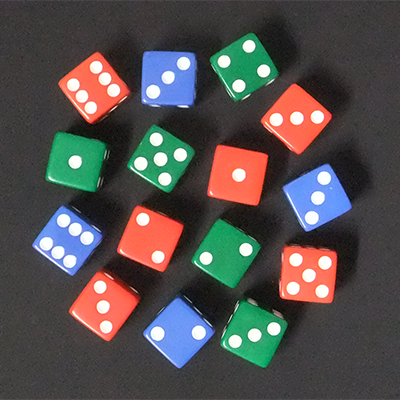
//> input picture ImageRecognition_0619/ImageRecognition_0619_02/Dice.png, 400 x 400 px
$ ./main02   (built with g++ and OpenCV 4)
//> lines starting //> are read from the running program, lines starting //| are printed output that depends on the picture; after the words box and inside, x2 and y2 are one past the last pixel; in counts of white or black regions, pixels touching at a corner belong together
### ImageRecognition_0619/ImageRecognition_0619_02/Timer.h
//参考
//http://vivi.dyndns.org/tech/cpp/timeMeasurement.html

#ifndef __TIMER_H_INCLUDED__
#define __TIMER_H_INCLUDED__
#define NOMINMAX	//windows.hのマクロの定義を回避
#include <windows.h>
class Timer
{
public:
    Timer();
    void  restart();	  // 計測開始時間を保存
    double  elapsed();    // リスタートからの秒数を返す

private:
    DWORD    m_start;    //  計測開始時間
};
#endif

### ImageRecognition_0619/ImageRecognition_0619_02/Timer.cpp
#include "Timer.h";
#pragma comment(lib, "winmm.lib")// timeGetTime() を使った時間計測タイマー クラス
Timer::Timer() { restart(); }
void  Timer::restart()
{
    m_start = timeGetTime();        // 計測開始時間を保存
}
double  Timer::elapsed()    // リスタートからの秒数を返す
{
    DWORD end = timeGetTime();
    return (double)(end - m_start) / 1000;	//秒として返す
}

### ImageRecognition_0619/ImageRecognition_0619_02/main02.cpp
#include <iostream>
#include <opencv2\opencv.hpp>
#include "Timer.h"

//関数のプロトタイプ宣言
void sadTemplate(cv::InputArray tar, cv::InputArray tmp, cv::OutputArray res, int *minx, int *miny);

int main(int argc, const char * argv[]){
	cv::Mat tarimg = cv::imread("Dice.png");	//target画像ファイルの読み込み
//> tarimg is the input picture: 400 rows x 400 cols, CV_8UC3; mean B, G, R 78.1, 78.9, 83.4
	if (tarimg.empty())	//ファイルの読み込み失敗
	{
		std::cout << "tarファイルの読み込みに失敗しました" << std::endl;
		return -1;
	}
	cv::Mat tmpimg = cv::imread("DiceTmp1.png");	//tmp画像ファイルの読み込み
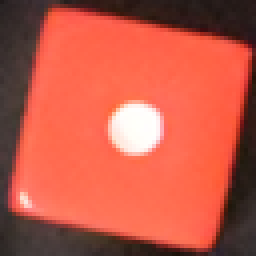
//> input picture ImageRecognition_0619/ImageRecognition_0619_02/DiceTmp1.png, 64 x 64 px (shown 4 times larger)
//> tmpimg is the input picture: 64 rows x 64 cols, CV_8UC3; mean B, G, R 71.6, 89.1, 193.3
	if (tmpimg.empty())	//ファイルの読み込み失敗
	{
		std::cout << "tmpファイルの読み込みに失敗しました" << std::endl;
		return -1;
	}

	//2値画像化
    cv::Mat targray;
    //RGB画像をグレースケール化
	cv::cvtColor(tarimg,targray,CV_BGR2GRAY);
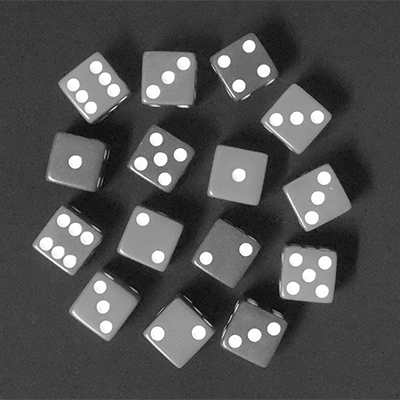
//> targray: 400 rows x 400 cols, CV_8UC1; min 1, max 255, mean 80.2
	//2値画像化
    cv::Mat tmpgray;
    //RGB画像をグレースケール化
	cv::cvtColor(tmpimg,tmpgray,CV_BGR2GRAY);
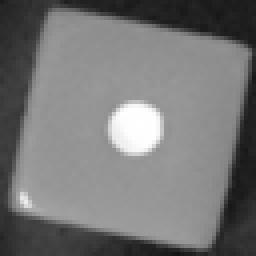
//> tmpgray: 64 rows x 64 cols, CV_8UC1 (shown 4 times larger); min 19, max 255, mean 118.3

	//結果画像のサイズを計算
	int resrow = tarimg.rows - tmpimg.rows+1;
//> resrow = 337
	int rescol = tarimg.cols - tmpimg.cols+1;
//> rescol = 337
	cv::Mat resimg(resrow,rescol,CV_8UC1);	//マッチングの結果を保持する
	int minx, miny;	//点の位置を描画用に格納する

	//テンプレートマッチング
	Timer tm;	//処理時間計測用
	sadTemplate(targray,tmpgray,resimg,&minx,&miny);	//マッチング関数
	double time = tm.elapsed();	//処理時間ストップ
	std::cout << "経過時間は" << time << "かかりました。\n";

	//矩形描画
	cv::rectangle(tarimg,cv::Point(minx,miny),cv::Point(minx+tmpimg.rows,miny+tmpimg.cols),cv::Scalar(0,0,255),1,4);

	//画像の保存
	if(cv::imwrite("result.png", tarimg) == false){	//保存の成否判定
		std::cout << "ファイルの保存に失敗" << std::endl;
		return -1;
	}

	return 0;
}

void sadTemplate(cv::InputArray tar, cv::InputArray tmp, cv::OutputArray res, int *minx, int *miny){
	//引数の入力をMatとして受け取る
	cv::Mat tarM = tar.getMat();
	cv::Mat tmpM = tmp.getMat();
	cv::Mat resM = res.getMat();

	//sadが最小値のところがマッチングしたい箇所なので
	int minsad = std::numeric_limits<int>::max();
	int sad = 0;  //各回のsadを格納
	int diff;	//sadに加算する前の作業変数
	int tarx,tary;	//目的のxy座標


	for(int y=0;y<tarM.rows - tmpM.rows;y++){
		for(int x=0;x<tarM.cols - tmpM.cols;x++){
			sad = 0;	//次の領域の計算の前に初期化
			//探索
			for(int yt = 0; yt < tmpM.rows; yt++){
				for(int xt = 0; xt < tmpM.cols; xt++){
					diff = (int)(tarM.at<uchar>(y+yt,x+xt) - tmpM.at<uchar>(yt,xt));
					if(diff < 0){  //負なら正に変換
						diff = -diff;
					}
					sad += diff;
					////残差逐次検定法
					if(sad > minsad){
						yt = tmpM.rows;
						break;
					}
				}
			}

			//探索結果：sadが今までで最小なら
			if(sad < minsad){
				minsad = sad;	//最小値を更新
				//目的のxyを格納
				tarx = x;
				tary = y;
			}
		}
	}
//> this loop made 336 passes
//> (sad, diff, minsad, tarx, tary) on passes 1 to 3: (275925, 34, 275901, 321, 0), (275338, 30, 275319, 321, 1), (275330, 32, 275319, 321, 1)
//> after the loop, sad = 7405; diff = 38; minsad = 7391; tarx = 205; tary = 143

	//outputに出力
	for(int y=0;y<resM.rows;y++){
		for(int x=0;x<resM.cols;x++){
			if(x==tarx && y==tary){
				resM.at<uchar>(y,x) = (uchar)0;
			}else{
				resM.at<uchar>(y,x) = (uchar)255;
			}
		}
	}
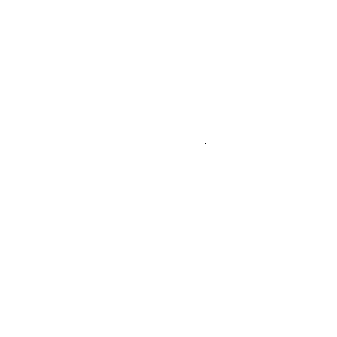
//> resM: 337 rows x 337 cols, CV_8UC1; 100% white; black in thin lines or dots, all inside (x1, y1, x2, y2) = (205, 143, 206, 144)
	std::cout << "最小値＝" << minsad << std::endl;
//| 最小値＝7391
	std::cout << "最小点＝[" << tarx << ", " << tary << "]" <<  std::endl;
//| 最小点＝[205, 143]
//> in main, `sadTemplate(targray,tmpgray,resimg,&minx,&miny);`: minx = 205; miny = 143
//> in main, `cv::rectangle(tarimg,cv::Point(minx,miny),cv::Point(minx+tmpimg.rows,m..`:
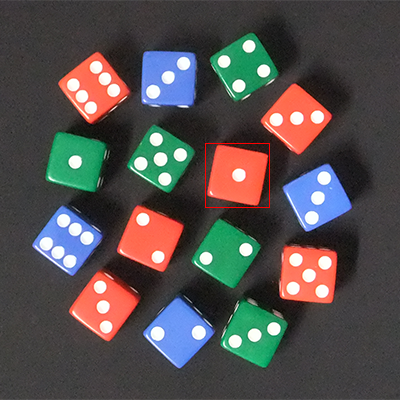
//> tarimg: 400 rows x 400 cols, CV_8UC3; 0.16% of pixels changed, all inside (x1, y1, x2, y2) = (205, 143, 270, 208)
	*minx = tarx;
	*miny = tary;
}
